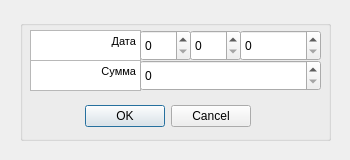
<?xml version="1.0" encoding="UTF-8"?>
<ui version="4.0">
 <class>R_d_edit</class>
 <widget class="QDialog" name="R_d_edit">
  <property name="geometry">
   <rect>
    <x>0</x>
    <y>0</y>
    <width>350</width>
    <height>160</height>
   </rect>
  </property>
  <property name="windowTitle">
   <string>Сервис</string>
  </property>
  <widget class="QGroupBox" name="groupBox">
   <property name="geometry">
    <rect>
     <x>20</x>
     <y>20</y>
     <width>311</width>
     <height>121</height>
    </rect>
   </property>
   <property name="title">
    <string/>
   </property>
   <widget class="QDialogButtonBox" name="buttonBox">
    <property name="geometry">
     <rect>
      <x>60</x>
      <y>80</y>
      <width>171</width>
      <height>32</height>
     </rect>
    </property>
    <property name="orientation">
     <enum>Qt::Horizontal</enum>
    </property>
    <property name="standardButtons">
     <set>QDialogButtonBox::Cancel|QDialogButtonBox::Ok</set>
    </property>
   </widget>
   <widget class="QTextEdit" name="textEdit">
    <property name="geometry">
     <rect>
      <x>10</x>
      <y>10</y>
      <width>111</width>
      <height>31</height>
     </rect>
    </property>
    <property name="html">
     <string>&lt;!DOCTYPE HTML PUBLIC &quot;-//W3C//DTD HTML 4.0//EN&quot; &quot;http://www.w3.org/TR/REC-html40/strict.dtd&quot;&gt;
&lt;html&gt;&lt;head&gt;&lt;meta name=&quot;qrichtext&quot; content=&quot;1&quot; /&gt;&lt;style type=&quot;text/css&quot;&gt;
p, li { white-space: pre-wrap; }
&lt;/style&gt;&lt;/head&gt;&lt;body style=&quot; font-family:'MS Shell Dlg 2'; font-size:8.15094pt; font-weight:400; font-style:normal;&quot;&gt;
&lt;p align=&quot;right&quot; style=&quot; margin-top:0px; margin-bottom:0px; margin-left:0px; margin-right:0px; -qt-block-indent:0; text-indent:0px;&quot;&gt;&lt;span style=&quot; font-family:'MS Shell Dlg 2'; font-size:8.15094pt;&quot;&gt;Дата&lt;/span&gt;&lt;/p&gt;&lt;/body&gt;&lt;/html&gt;</string>
    </property>
   </widget>
   <widget class="QTextEdit" name="textEdit_2">
    <property name="geometry">
     <rect>
      <x>10</x>
      <y>40</y>
      <width>111</width>
      <height>31</height>
     </rect>
    </property>
    <property name="html">
     <string>&lt;!DOCTYPE HTML PUBLIC &quot;-//W3C//DTD HTML 4.0//EN&quot; &quot;http://www.w3.org/TR/REC-html40/strict.dtd&quot;&gt;
&lt;html&gt;&lt;head&gt;&lt;meta name=&quot;qrichtext&quot; content=&quot;1&quot; /&gt;&lt;style type=&quot;text/css&quot;&gt;
p, li { white-space: pre-wrap; }
&lt;/style&gt;&lt;/head&gt;&lt;body style=&quot; font-family:'MS Shell Dlg 2'; font-size:8.15094pt; font-weight:400; font-style:normal;&quot;&gt;
&lt;p align=&quot;right&quot; style=&quot; margin-top:0px; margin-bottom:0px; margin-left:0px; margin-right:0px; -qt-block-indent:0; text-indent:0px;&quot;&gt;&lt;span style=&quot; font-family:'MS Shell Dlg 2'; font-size:8.15094pt;&quot;&gt;Сумма&lt;/span&gt;&lt;/p&gt;&lt;/body&gt;&lt;/html&gt;</string>
    </property>
   </widget>
   <widget class="QSpinBox" name="spinBox">
    <property name="geometry">
     <rect>
      <x>120</x>
      <y>10</y>
      <width>51</width>
      <height>31</height>
     </rect>
    </property>
    <property name="maximum">
     <number>31</number>
    </property>
   </widget>
   <widget class="QSpinBox" name="spinBox_2">
    <property name="geometry">
     <rect>
      <x>170</x>
      <y>10</y>
      <width>51</width>
      <height>31</height>
     </rect>
    </property>
   </widget>
   <widget class="QSpinBox" name="spinBox_3">
    <property name="geometry">
     <rect>
      <x>220</x>
      <y>10</y>
      <width>81</width>
      <height>31</height>
     </rect>
    </property>
    <property name="maximum">
     <number>2020</number>
    </property>
   </widget>
   <widget class="QSpinBox" name="spinBox_4">
    <property name="geometry">
     <rect>
      <x>120</x>
      <y>40</y>
      <width>181</width>
      <height>31</height>
     </rect>
    </property>
    <property name="maximum">
     <number>1000000000</number>
    </property>
   </widget>
  </widget>
 </widget>
 <resources/>
 <connections>
  <connection>
   <sender>buttonBox</sender>
   <signal>accepted()</signal>
   <receiver>R_d_edit</receiver>
   <slot>accept()</slot>
   <hints>
    <hint type="sourcelabel">
     <x>248</x>
     <y>254</y>
    </hint>
    <hint type="destinationlabel">
     <x>157</x>
     <y>274</y>
    </hint>
   </hints>
  </connection>
  <connection>
   <sender>buttonBox</sender>
   <signal>rejected()</signal>
   <receiver>R_d_edit</receiver>
   <slot>reject()</slot>
   <hints>
    <hint type="sourcelabel">
     <x>316</x>
     <y>260</y>
    </hint>
    <hint type="destinationlabel">
     <x>286</x>
     <y>274</y>
    </hint>
   </hints>
  </connection>
 </connections>
</ui>
